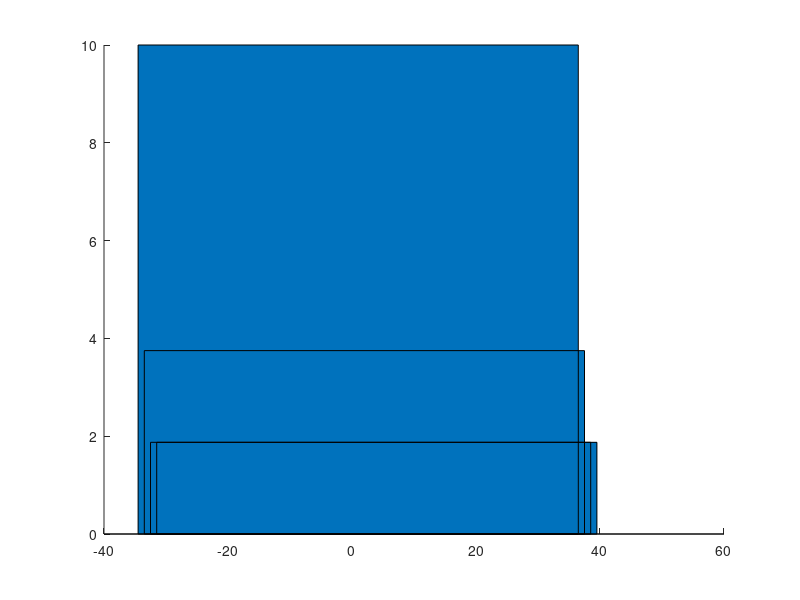

Here is the MATLAB script that generated this plot: (Note: this script raises an error after producing the figure.)
row1 = [1.0 0 0 0 0 0];
row2 = [0.3 -1.3 0.5 0.5 0 0];
row3 = [0 0.5 -1.6 0.6 0 0.5];
row4 = [0 0.5 0.6 -1.6 0.5 0];
row5 = [0 0 0 0 1.0 0];
row6 = [0 0 0 0 0 1.0];

A = [row1; row2; row3; row4; row5; row6];
b = [10; 0; 0; 0; 0; 0];

x = A\b;


bar(x, 'G')
title('Lösning')
ylabel('tryckvärden')
xlabel('Knutpunkter')